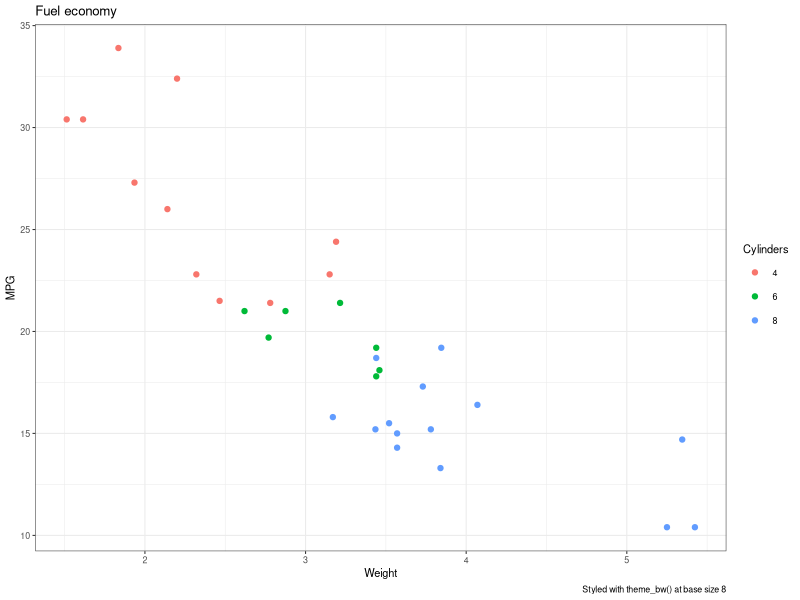

Source code (R):
library(ggplot2)
p <- ggplot(mtcars, aes(wt, mpg, colour = factor(cyl))) + geom_point() +
  theme_bw(base_size = 8) +
  labs(title = "Fuel economy", x = "Weight", y = "MPG", colour = "Cylinders",
       caption = "Styled with theme_bw() at base size 8")
ggsave("fuel.png", p, width = 7, height = 5)
